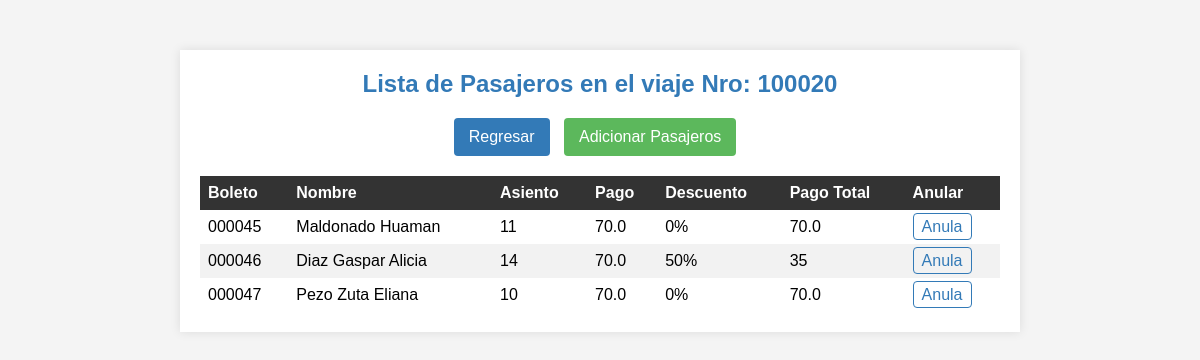
/pagPasajeros.php?id=100020, run on the app's committed database.
### tables this page shows
CREATE TABLE pasajeros (
    BOLNRO INT(6) UNSIGNED ZEROFILL NOT NULL AUTO_INCREMENT PRIMARY KEY,
    VIANRO CHAR(6) NULL,
    Nom_pas VARCHAR(30) NULL,
    Nro_asi NUMERIC(2, 0) NULL,
    tipo CHAR(1) NULL,
    pago NUMERIC(8, 1) NULL
);

### Viajes.php (called while the page is built, shortened)
<?php
include_once './Conexionn.php';
class Viajes {
    function lisPasaj($id){
        $cn=new Conexion();
        $sql="select BOLNRO,Nom_pas,Nro_asi,pago,tipo from pasajeros where VIANRO='$id'";
        $res= mysqli_query($cn->conecta(), $sql)or
            die(mysqli_error($cn->conecta()));
        $vec=Array();
        while($f= mysqli_fetch_array($res)){
            $vec[]=$f;
        }
        return $vec;
    }
}
?>

### conexionn.php (called while the page is built)
<?php
class Conexion {
  private $cn=null;
  function conecta(){
    if($this->cn==null){
   $this->cn= mysqli_connect("localhost","root","","bdviajes");
    }
    return $this->cn;
  }
}
?>

### pagPasajeros.php (the view, shortened to what this page needs)
<html>
<head>
</head>
<body>
    <div class="container">
        <?php
        include_once './Viajes.php';
        $obj = new Viajes();
        $cod = $_REQUEST["id"];
        $vec = $obj->lisPasaj($cod);
        ?>
        <h2>Lista de Pasajeros en el viaje Nro: <?=$cod?></h2>
        <div class="button-container">
            <div class="button back-button">
                <a href="pagRutas.php">Regresar</a>
            </div>
            <div class="button add-button">
                <a href="pagRegistro.php?vianro=<?=$cod?>">Adicionar Pasajeros</a>
            </div>
        </div>
        <table>
            <thead>
                <tr>
                    <th>Boleto</th>
                    <th>Nombre</th>
                    <th>Asiento</th>
                    <th>Pago</th>
                    <th>Descuento</th>
                    <th>Pago Total</th>
                    <th>Anular</th>
                </tr>
            </thead>
            <tbody>
                <?php
                foreach ($vec as $k => $d) {
                    $descuento = '';
                    $pagoTotal = $d[3];
                    switch ($d[4]) {
                        case 'A':
                            $descuento = '0%';
                            break;
                        case 'N':
                            $descuento = '50%';
                            $pagoTotal = $pagoTotal * 0.5;
                            break;
                    }
                    echo "<tr>
                            <td>$d[0]</td>
                            <td>$d[1]</td>
                            <td>$d[2]</td>
                            <td>$d[3]</td>
                            <td>$descuento</td>
                            <td>$pagoTotal</td>
                            <td><a class=\"anula-link\" href=\"pagAnula.php?id=$cod&cod=$d[0]\">Anula</a></td>
                        </tr>";
                }
                ?>
            </tbody>
        </table>
    </div>
</body>
</html>

### pagPasajeros.php (style rules this page uses)
body { font-family: Arial, sans-serif; background-color: #f4f4f4; margin: 0; padding: 0; }
.container { width: 800px; margin: 50px auto; background-color: #fff; box-shadow: 0 0 10px rgba(0, 0, 0, 0.1); padding: 20px; }
h2 { color: #337ab7; margin-top: 0; text-align: center; }
table { width: 100%; margin-top: 20px; border-collapse: collapse; }
th { background-color: #333; color: #fff; padding: 8px; text-align: left; }
td { padding: 8px; }
tr:nth-child(even) { background-color: #f2f2f2; }
.button-container { text-align: center; margin-top: 20px; }
.button-container .button { display: inline-block; margin-right: 10px; }
.button-container .button a { display: block; color: #fff; text-decoration: none; padding: 10px 15px; border-radius: 4px; }
.button-container .back-button a { background-color: #337ab7; }
.button-container .add-button a { background-color: #5cb85c; }
.anula-link { color: #337ab7; text-decoration: none; padding: 4px 8px; border: 1px solid #337ab7; border-radius: 4px; }

### data on the page
pasajeros: BOLNRO "000045", Nom_pas "Maldonado Huaman", Nro_asi "11", pago "70.0", tipo "0%"
pasajeros: BOLNRO "000046", Nom_pas "Diaz Gaspar Alicia", Nro_asi "14", pago "70.0", tipo "50%", pagoTotal "35"
pasajeros: BOLNRO "000047", Nom_pas "Pezo Zuta Eliana", Nro_asi "10", pago "70.0", tipo "0%"

### other printed values
$cod "100020"
